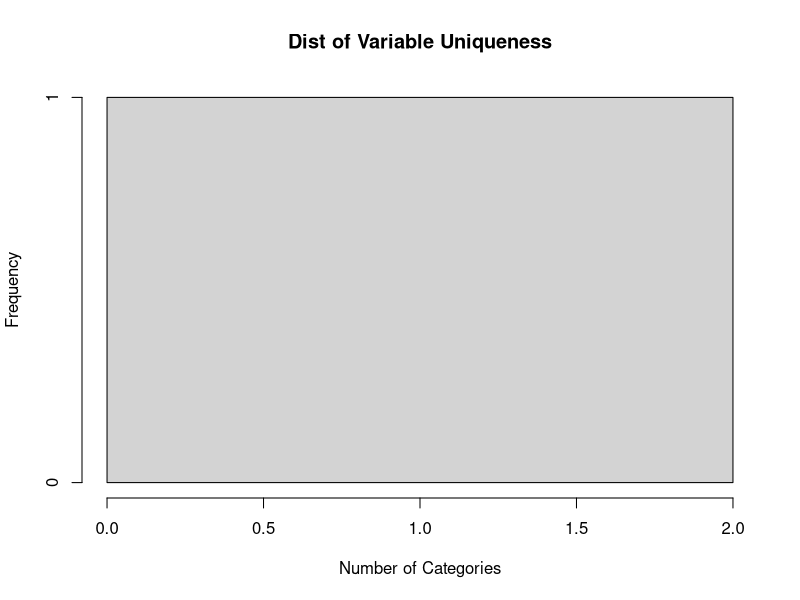

Source code (R):

library(dplyr)

data_19to21 <- read.csv("data/AnnualPopulationSurvey_Jan2019_Dec2021.csv")


### Num of unique vals per col
uniques <- sapply(data_19to21, function(x) length(unique(x)))

uniques_df <- data.frame(
  var_name = names(uniques),
  level_count = as.integer(uniques),
  row.names = NULL
  )

uniques_df <- uniques_df[order(-uniques_df$level_count), ]


###Proportions
uniqueness_ratio <- sapply(data_19to21, function(x) length(unique(x)) / length(x))

uniqueness_df <- data.frame(
  var_name = names(uniqueness_ratio),
  ratio = as.numeric(uniqueness_ratio),
  row.names = NULL
)

uniqueness_df <- uniqueness_df[order(-uniqueness_df$ratio), ]

###Merge and sort

diagnostics <- merge(uniques_df, uniqueness_df, by="var_name")

diagnostics$marker <- with(diagnostics, ifelse(
  level_count > 200 | ratio > 0.05, "exclude",
  ifelse(level_count > 100, "supplementary",
  ifelse(level_count > 50, "review", "ok"))
))


head(diagnostics[order(-diagnostics$level_count),], 20)

head(diagnostics[order(-diagnostics$ratio), ], 20)

hist(diagnostics$level_count, breaks=50, main="Dist of Variable Uniqueness", xlab="Number of Categories")
